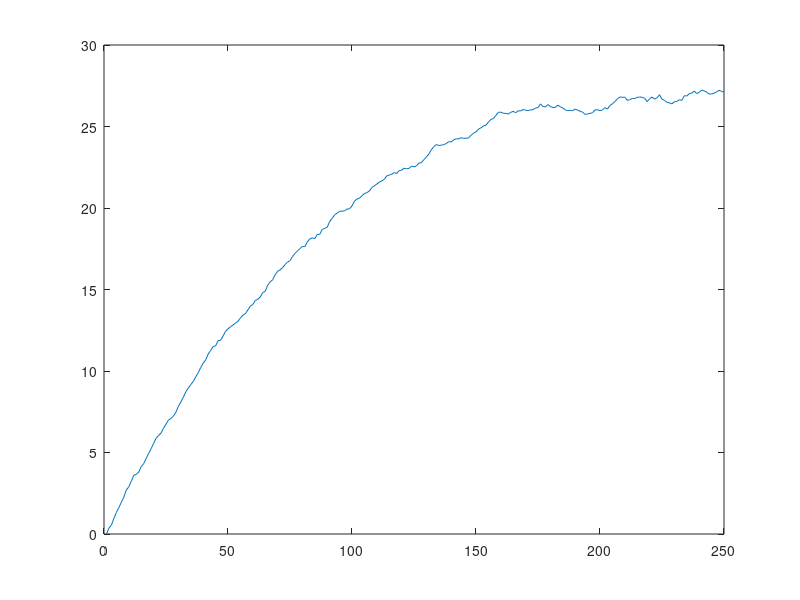

Recreate this plot in MATLAB.
% Simulate Economic data
clear;clc;
N=250;
lgdpg = zeros(N,1);
lgdpg = zeros(N,1);
for i = 2 : N
    lgdpg(i) = .3 + .99*lgdpg(i-1) + normrnd(0, .1)
end

plot(lgdpg)